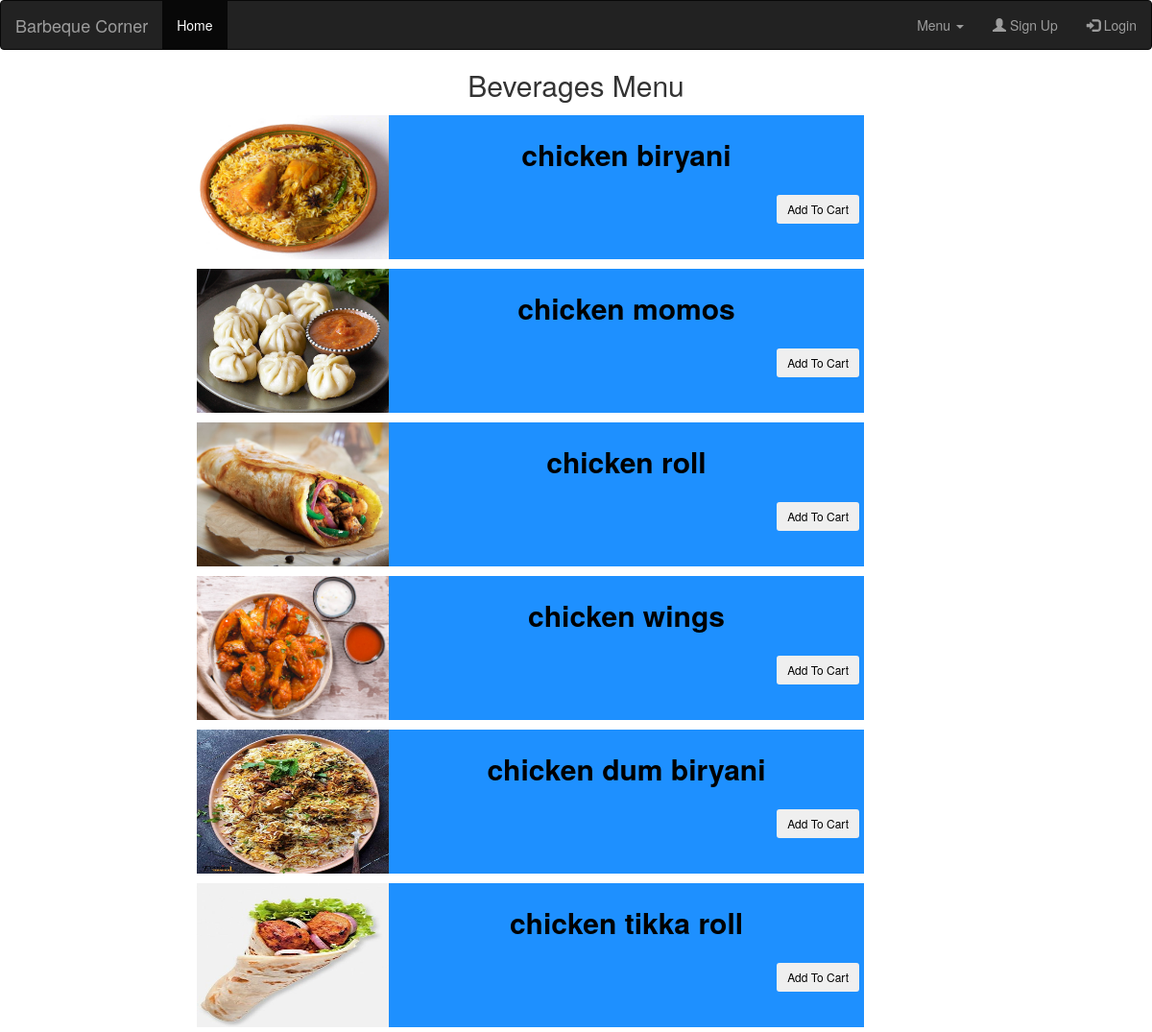
/index.php/menu/non_veg, run on the app's committed database.
### tables this page shows
CREATE TABLE `items` (
  `item_id` int(11) NOT NULL,
  `name` varchar(255) NOT NULL,
  `category` enum('VEG','NON_VEG','BEVERAGE','') NOT NULL,
  `price` int(11) NOT NULL,
  `image_path` varchar(500) NOT NULL,
  `rate` int(5) NOT NULL,
  `description` varchar(256) NOT NULL
);

### application/controllers/Menu.php (called while the page is built, shortened)
<?php
class Menu extends CI_Controller
{
    public function __construct()
    {
        $this->load->database();
    }
  public function non_veg()
  {
  $data['title']="Non-Veg Menu";
  $this->load->model('items_model');
   $data['items'] = $this->items_model->get_nonveg_items();
  $this->load->view('includes/header');
  $this->load->view('menu',$data);
}
}

### index.php (called while the page is built, shortened)
<?php
require_once BASEPATH.'core/CodeIgniter.php';

### application/models/items_model.php (called while the page is built, shortened)
<?php
class Items_model extends CI_Model {
    public function get_nonveg_items() {
    	$this->db->select('*');
		$this->db->from('items');
		$this->db->where("category","NON_VEG");
		$query=$this->db->get();
        return $query->result();
    }
}
?>

### application/views/Menu.php (the view, shortened to what this page needs)
<!DOCTYPE html>
<html lang="en">
<head>
</head>
<body>
<h2 style="text-align: center;">Beverages Menu</h2>
<?php foreach ($items as $item): ?>
<?php $path =$item->image_path.'/'.$item->name.'.jpg'?>
<div class="card-container">
  <div class="float-layout">
    <div class="card-image">
      <img src="<?= base_url($path) ?>"  style="width:200px;height:150px">
      <div class="card">
        <div class="card-title"><?=$item->name?></div>
        <div class="card-desc">
        </div>
        <div class="action-panel">
        <button type="button" data-item="<?= $item->item_id  ?>" class="btn btn-outline-light btn-sm">Add To Cart</button>
        </div>
      </div>
    </div>
  </div>
</div>
<?php endforeach; ?>
</body>
</html>

### application/views/includes/header.php (shortened to what this page needs)
<!DOCTYPE html>
<html lang="en">
<head>
  <link rel="stylesheet" href="https://maxcdn.bootstrapcdn.com/bootstrap/3.4.1/css/bootstrap.min.css">
</head>
<body>
<nav class="navbar navbar-inverse">
  <div class="container-fluid">
    <div class="navbar-header">
      <a class="navbar-brand" href="#">Barbeque Corner</a>
    </div>
    <ul class="nav navbar-nav">
      <li class="active"><a href="<?= base_url('dashboard') ?>">Home</a></li>
    </ul>
    <ul class="nav navbar-nav navbar-right">
    <li class="dropdown"><a class="dropdown-toggle" data-toggle="dropdown" href="#">Menu <span class="caret"></span></a>
      </li>
      <li><a href="<?= base_url('signup') ?>"><span class="glyphicon glyphicon-user"></span> Sign Up</a></li>
      <li><a href="<?= base_url('login') ?>"><span class="glyphicon glyphicon-log-in"></span> Login</a></li>
    </ul>
  </div>
</nav>
</body>
</html>

### application/views/Menu.php (style rules this page uses)
.float-layout { padding: 5px 5px; float: left; width: 100%; height: auto; box-sizing: border-box; margin: 0; }
.card-container { overflow: hidden; }
.card { background-color: dodgerblue; color: black; height: 15rem; width: 50%; float: right; }
.card-title { font-size: 30px; text-align: center; font-weight: bold; padding-top: 20px; }
.card-desc { padding: 10px; text-align: left; font-size: 18px; }
.card-image { display: flex; margin-left: 20rem; }
div.card-image img { width: 50%; height: auto; }
div.action-panel { padding-right: 0.5rem; text-align: right; }

### data on the page
items: image_path+name (picture), name "chicken biryani"
items: image_path+name (picture), name "chicken momos"
items: image_path+name (picture), name "chicken roll"
items: image_path+name (picture), name "chicken wings"
items: image_path+name (picture), name "chicken dum biryani"
items: image_path+name (picture), name "chicken tikka roll"
